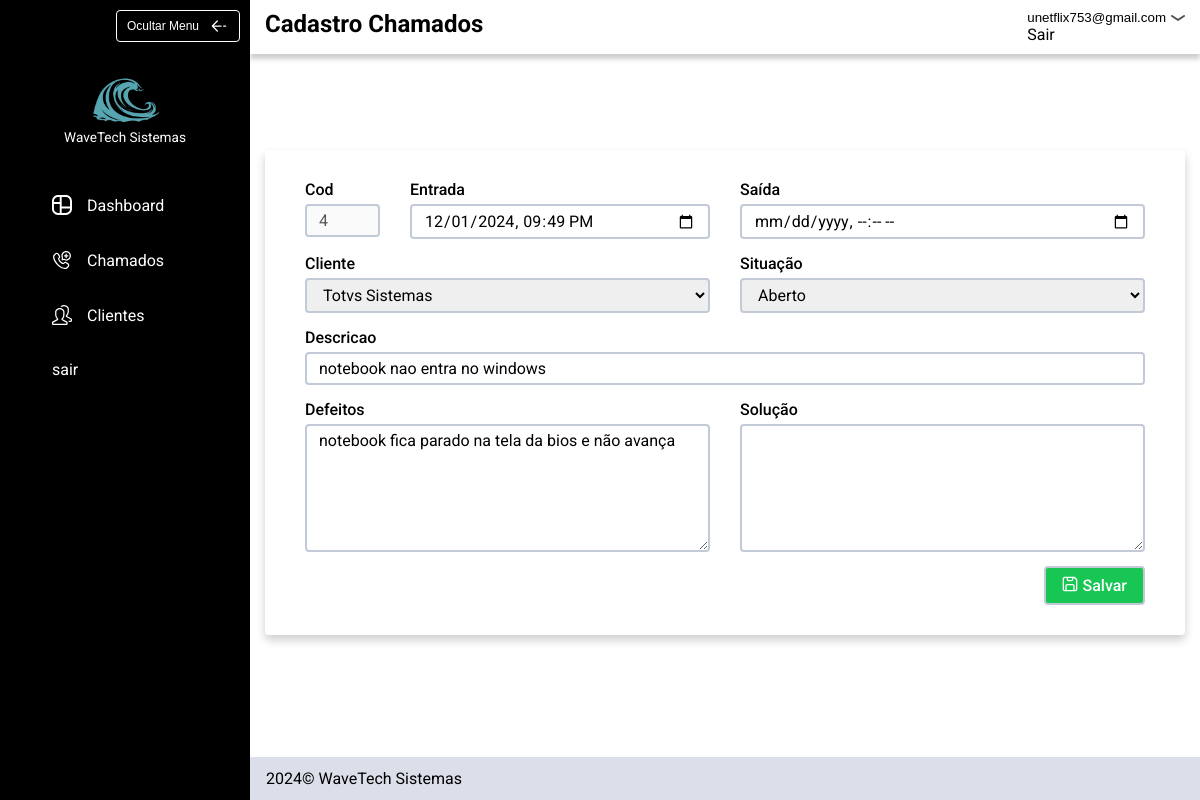
The app's page /editar_chamado?chamado=4 (signed in) with its own data.
### tables this page shows
CREATE TABLE usuarios (
id INTEGER PRIMARY KEY,
email TEXT NOT NULL,
password TEXT NOT NULL);

CREATE TABLE chamados (
id INTEGER PRIMARY KEY,
usuario_id INTEGER NOT NULL,
cliente_id INTEGER NOT NULL,
status TEXT NOT NULL,
defeitos TEXT NOT NULL,
emissao TEXT NOT NULL,
encerramento TEXT,
descricao TEXT NOT NULL,
solucao TEXT,
FOREIGN KEY (usuario_id) REFERENCES usuarios (id),
FOREIGN KEY (cliente_id) REFERENCES clientes (id)
);

### app.py (the view, shortened to what this page needs)
@app.route("/editar_chamado", methods=["GET", "POST"])
@login_required
def editar_chamado():
    db = opendb()
    cursor = db.cursor()
    chamado_id = request.args.get("chamado")
    cursor.execute("SELECT chamados.*, clientes.nome AS nome_cliente, clientes.id AS id_cliente FROM chamados JOIN clientes ON chamados.cliente_id = clientes.id WHERE chamados.id = ? AND chamados.usuario_id = ?", (chamado_id, session["user_id"]))
    chamado = cursor.fetchone()
    entrada = chamado["emissao"]
    entrada = datetime.strptime(entrada, "%d/%m/%Y %H:%M")
    entrada = entrada.strftime("%Y-%m-%dT%H:%M")
    saida = chamado["encerramento"]
    if saida:
        saida = datetime.strptime(chamado["encerramento"], "%d/%m/%Y %H:%M")
        saida = saida.strftime("%Y-%m-%dT%H:%M")
    action = "atualizar_chamado"
    cursor.execute("SELECT id, nome FROM clientes WHERE usuario_id = ? ORDER BY nome", (session["user_id"],))
    clientes = cursor.fetchall()
    closedb(db, cursor)
    return render_template("cadastrar_chamados.html", chamado=chamado, situacoes=SITUACOES, clientes=clientes, entrada=entrada, saida=saida, action=action)

### app.py (called while the page is built)
def login_required(f):
    @wraps(f)
    def decorated_function(*args, **kwargs):
        if session.get("user_id") is None:
            return redirect("/login")
        return f(*args, **kwargs)
    return decorated_function

def opendb():
    connection = sqlite3.connect("sistema_chamados.db")
    connection.row_factory = sqlite3.Row
    return connection

def closedb(connection, cursor):
    cursor.close()
    connection.close()

@app.context_processor
def inject_user_email():
    db = opendb()
    cursor = db.cursor()
    user_id = session.get("user_id")
    if user_id:
        cursor.execute("SELECT email FROM usuarios WHERE id = ?", (user_id,))
        user_email = cursor.fetchone()
        return {
            "user_email" : user_email["email"]
        }
    return {}

### templates/cadastrar_chamados.html (shortened to what this page needs)
{% extends "layout.html" %}
{% block class_header %}
  padrao
{% endblock %}
{% block title_header %}
    Cadastro Chamados
{% endblock %}
{% block principal %}
    <div class="cadastrar_chamado_content">
        <form action="{% if action == 'criar_chamado' %}/cadastrar_chamados{% else %}/editar_chamado{% endif %}
        " method="post" class="form_cad_chamado">
            <div class="form_cad">
                <div class="sub_col2">
                    <div>
                        <label for="cod_chamado">Cod</label>
                        <input disabled type="text" id="cod_chamado" name="cod" value="{{ chamado['id'] if chamado else 0}}">
                    </div>
                    <div>
                        <label for="entrada_chamado">Entrada</label>
                        <input type="datetime-local" id="entrada_chamado" name="entrada" value="{% if chamado %}{{entrada}}{% endif %}">
                    </div>
                </div>
                <div>
                    <label for="saida_chamado">Saída</label>
                    <input type="datetime-local" id="saida_chamado" name="saida" value="{% if chamado %}{{saida}}{% endif %}">
                </div>
                <div>
                    <label for="cliente_chamado">Cliente</label>
                    <select id="cliente_chamado" name="cliente">
                        {% for cliente in clientes %}
                            {% if chamado and chamado['id_cliente'] == cliente['id'] %}
                            <option selected value="{{chamado['id_cliente']}}">{{chamado['nome_cliente']}}</option>
                            {% else %}
                            <option value="{{cliente['id']}}">{{cliente["nome"]}}</option>
                            {% endif %}
                        {% endfor %}
                    </select>
                </div>
                <div>
                    <label for="status_chamado">Situação</label>
                    <select id="status_chamado" name="situacao">
                        {% for situacao in situacoes %}
                            {% if chamado and chamado['status'] == situacao %}
                                <option selected value="{{ chamado['status'] }}">{{ chamado['status'] | capitalize }}</option>
                            {% else %}
                                <option value="{{ situacao }}">{{ situacao | capitalize }}</option>
                            {% endif %}
                        {% endfor %}
                    </select>
                </div>
                <div class="col2">
                    <label for="desc_chamado">Descricao</label>
                    <input type="text" id="desc_chamado" name="descricao" value="{{ chamado['descricao'] if chamado else '' }}">
                </div>
                <div>
                    <label for="def_chamado">Defeitos</label>
                    <textarea id="def_chamado" name="defeitos" rows="6">{{ chamado['defeitos'] if chamado else ''}}
                    </textarea>
                </div>
                <div>
                    <label for="solucao_chamado">Solução</label>
                    <textarea id="solucao_chamado" name="solucao" rows="6">{{ chamado['solucao'] if chamado else ''}}
                    </textarea>
                </div>
            </div>
            <div class="btn_save_conteiner">
                <button class="btn_save btn_verde"><img src="../static/img/icon/salvar.svg">Salvar</button>
            </div>
        </form>
    </div>
{% endblock %}

### templates/layout.html (shortened to what this page needs)
<!DOCTYPE html>
<html lang="pt-br">
<head>
    <link rel="stylesheet" href="../static/css/style.css">
</head>
<body>
    <div class="dashboard_container">
        <header class="cabecalho">
            <div class="logo_container">
                <button class="btn_ocultar_header">Ocultar Menu<img src="../static/img/icon/arrow.svg"></button>
                <div class="logo">
                    <img src="../static/img/logotipo.png">
                    <span>WaveTech Sistemas</span>
                </div>
            </div>
            <nav class="navegacao_principal">
                <ul class="nav_links">
                    <li><a href="/"><img src="../static/img/icon/dashboard-cropped.svg" width="20px" height="20px">Dashboard</a></li>
                    <li><a href="/chamados"><img src="../static/img/icon/chamado.svg" width="20px" height="20px">Chamados</a></li>
                    <li><a href="/clientes"><img src="../static/img/icon/clientes.svg" width="20px" height="20px">Clientes</a></li>
                    <li><a href="/logout">sair</a></li>
                </ul>
            </nav>
        </header>
        <main>
            <section class="conteudo_header">
                <div class="header_informacoes_container">
                    <div class="header_informacoes {% block class_header %}{% endblock %}">
                        <h1>{% block title_header %}{% endblock %}</h1>
                        <div>
                            <button class="btn_logout">{{ user_email }}<img src="../static/img/icon/seta-abrir.svg"></button>
                            <div class="layout_sair">
                                <a href="/logout">Sair</a>
                            </div>
                        </div>
                    </div>
                </div>
            </section>
            <section class="conteudo_principal">
                {% block principal %}
                {% endblock %}
            </section>
        </main>
        <footer class="footer">
            <p>2024© WaveTech Sistemas</p>
        </footer>
    </div>
</body>
</html>

### static/css/estilo.css (style rules this page uses)
body { margin: 0px; font-family: "Roboto"; }
img { display: block; max-width: 100%; }
label, input { display: block; }
select { cursor: pointer; }
button { background: none; border: none; padding: 0; cursor: pointer; }
h1, h2, h3, h4, p, ul { margin: 0px; }
a { text-decoration: none; color: inherit; display: inline-block; }
ul { padding: 0; list-style: none; }

### static/css/cores.css (style rules this page uses)
:root { --azul: #137cf7; --azul-hover:#0a5dd1; --azulClaro: #D1E6FF; --azulClaroFocus: #99c6fd; --branco: #ffffff; --preto: #000000; --cinzaFooter : #DBDFE9; --verde: #17C653; --verde-escuro: #139f44; --amarelo: #F6C000; --vermelho: #F8285A; --cinzaBorda: #c2cad8; }

### static/css/dashboard.css (style rules this page uses)
.conteudo_principal { padding: 0 15px; }
.conteudo_header { display: grid; grid-template-rows: auto 1fr; height: 150px; width: 100%; }
.dashboard_container { display: grid; grid-template-columns: auto 1fr; grid-template-rows: 1fr auto; min-height: 100vh; }
.cabecalho { width: 250px; height: 100%; background-color: var(--preto); grid-row: span 2; }
.navegacao_principal { color: var(--branco); }
.logo_container { display: grid; height: 150px; padding: 10px 10px 5px 10px; box-sizing: border-box; }
.nav_links { display: flex; flex-direction: column; gap: 25px; padding: 40px; }
.nav_links li a { display: flex; gap: 15px; padding: 5px 12px; align-items: center; }
.nav_links li { width: max-content; }
.btn_ocultar_header { display: flex; align-items: center; justify-self: end; height: max-content; font-size: .75rem; gap: 10px; color: var(--branco); padding: 5px 10px; border: 1px solid var(--branco); border-radius: 4px; }
.logo { justify-items: center; align-self: end; }
.logo img { max-width: 70px; margin-bottom: 3px; }
.logo span { color: var(--branco); display: block; font-size: .85rem; }
.footer { background: var(--cinzaFooter); height: max-content; padding: 12px 16px; }
.header_informacoes { display: flex; justify-content: space-between; margin: 0 auto; padding: 10px 15px; }
.header_informacoes_container { box-shadow: 0 5px 5px rgba(0, 0, 0, 0.2); }

### static/css/chamados.css (style rules this page uses)
.padrao { max-width: 1100px; }
.btn_verde { transition: .3s; }

### static/css/cad_chamados.css (style rules this page uses)
.col2 { grid-column: 1/-1; }
.sub_col2 { display: grid; grid-template-columns: 1fr 4fr; gap: 30px; }
.form_cad label { font-weight: 500; margin-bottom: 5px; }
.form_cad input, .form_cad textarea, .form_cad select { width: 100%; box-sizing: border-box; font-size: 1rem; padding: 5px 12px; border-radius: 4px; border: 2px solid var(--cinzaBorda); font-family: "Roboto"; }
.form_cad { display: grid; grid-template-columns: 1fr 1fr; gap: 15px 30px; }
.form_cad { border-radius: 10px; margin-bottom: 10px; }
.btn_save { display: flex; gap: 5px; font-size: 1rem; font-family: "Roboto"; font-weight: 500; color: var(--branco); background: var(--verde); padding: 8px 16px; border: 2px solid var(--cinzaBorda); border-radius: 4px; }
.btn_save_conteiner { display: flex; justify-content: end; }

### static/css/cad_clientes.css (style rules this page uses)
.cadastrar_cliente_content, .cadastrar_chamado_content { box-shadow: 0 5px 10px rgba(0,0,0,.2); padding: 30px 40px; border-radius: 4px; }

### static/css/logout-header.css (style rules this page uses)
.btn_logout { display: flex; align-items: center; gap: 5px; }
.btn_logout img { transform: rotate(180deg); }

### records on screen
usuarios: email "unetflix753@gmail.com"
chamados: cod "4", situacao "Aberto", descricao "notebook nao entra no windows", defeitos "notebook fica parado na tela da bios e não avança"

### other values on screen
form field cliente "Totvs Sistemas"
